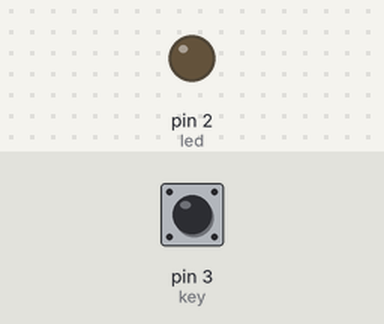
A sketch run on a simulated Arduino Uno, built with avr-gcc and run on an emulated ATmega328P. On the bench: output pins drawn as LEDs (lit = HIGH). Inputs (shaded band) come from the test bench; at power-on: pin 3 (key) LOW.

Above: at 1.2 s.
1.3 s: pin 3 (key) pulled HIGH for 0.15 s
At 1.37 s:
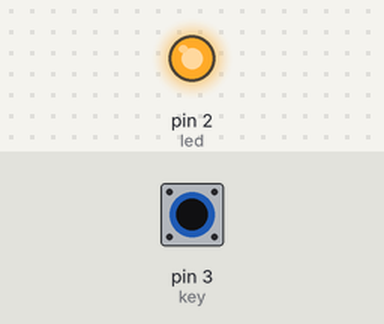
2.9 s: pin 3 (key) pulled HIGH for 3.2 s
At 6.8 s:
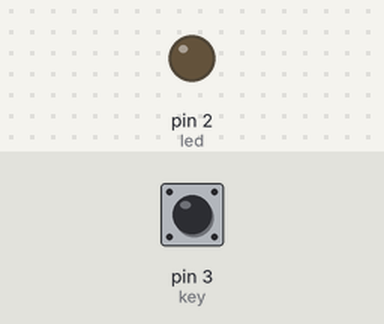
Timing chart, 0 to 8.3 s (numbered marks = the images above; inputs shaded):
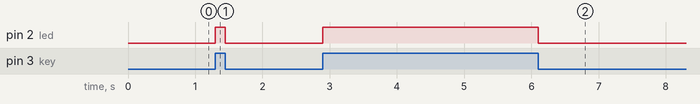

Measured:
- after the input at 1.3 s, pin 2 (led): LOW → HIGH at once, → LOW 0.15 s later
- after the input at 2.9 s, pin 2 (led): LOW → HIGH at once, → LOW 3.2 s later

The sketch:

LED_control_inttrupt.ino
```cpp
int led=2;
int key=3;
bool state=LOW;

void setup() {
pinMode(led,OUTPUT);
pinMode(key,INPUT);
attachInterrupt(digitalPinToInterrupt(key),led_control,CHANGE);
}

void loop() {
 digitalWrite(led,state);

}
void led_control(){
state=!state;

}
```
